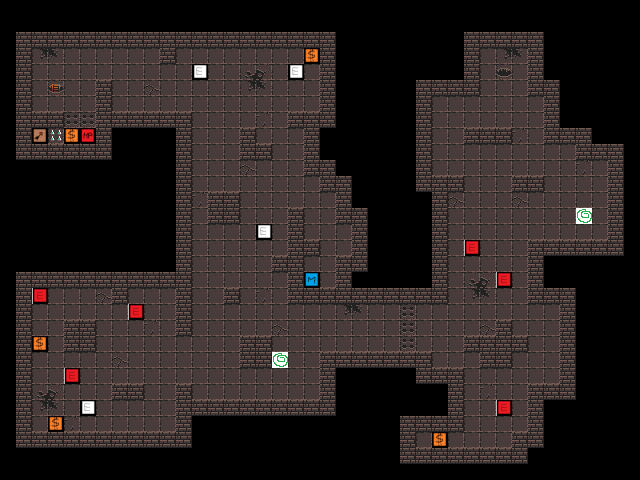

The image is a tile-based game level rendered from a .tmx file. Its description and complete source (layers, tilesets, objects, tile grids) follow:
An orthogonal 40x30 tile map with 16x16 px tiles, 1 tile layer (Warstwa Kafelków 1).

<map version="1.10" tiledversion="1.10.2" orientation="orthogonal" renderorder="right-down" width="40" height="30" tilewidth="16" tileheight="16" infinite="0" nextlayerid="2" nextobjectid="1">
 <editorsettings>
  <export format="csv" />
 </editorsettings>
 <tileset firstgid="1" source="kafelki_dungeon.tsx" />
 <layer id="1" name="Warstwa Kafelków 1" width="40" height="30">
  <data encoding="csv">
0,0,0,0,0,0,0,0,0,0,0,0,0,0,0,0,0,0,0,0,0,0,0,0,0,0,0,0,0,0,0,0,0,0,0,0,0,0,0,0,
0,0,0,0,0,0,0,0,0,0,0,0,0,0,0,0,0,0,0,0,0,0,0,0,0,0,0,0,0,0,0,0,0,0,0,0,0,0,0,0,
0,8,8,8,8,8,8,8,8,8,8,8,8,8,8,8,8,8,8,8,8,0,0,0,0,0,0,0,0,8,8,8,8,8,0,0,0,0,0,0,
0,8,9,10,1,1,1,1,1,1,8,1,1,1,1,1,1,1,1,14,8,0,0,0,0,0,0,0,0,8,1,9,10,8,0,0,0,0,0,0,
0,8,1,1,1,1,1,1,1,1,1,1,17,1,1,4,5,1,17,1,8,0,0,0,0,0,0,0,0,8,1,7,1,8,0,0,0,0,0,0,
0,8,1,6,1,1,8,1,1,2,1,1,1,1,1,9,10,1,1,1,8,0,0,0,0,0,8,8,8,8,1,1,1,8,8,0,0,0,0,0,
0,8,1,1,1,1,8,1,1,1,1,1,1,1,1,1,1,1,1,1,8,0,0,0,0,0,8,1,1,1,1,1,1,1,8,0,0,0,0,0,
0,8,8,8,24,24,8,8,8,8,8,8,1,1,1,1,3,1,8,8,8,0,0,0,0,0,8,1,1,1,1,1,1,1,8,0,0,0,0,0,
0,8,13,25,14,11,8,0,0,0,0,8,1,1,1,8,1,1,1,8,0,0,0,0,0,0,8,1,1,8,8,8,3,1,8,8,8,0,0,0,
0,8,8,8,8,8,8,0,0,0,0,8,1,1,1,8,8,1,1,8,0,0,0,0,0,0,8,1,1,1,1,1,1,1,1,1,8,8,8,0,
0,0,0,0,0,0,0,0,0,0,0,8,1,1,1,2,1,1,1,8,8,0,0,0,0,0,8,1,1,1,1,1,1,1,1,1,3,1,8,0,
0,0,0,0,0,0,0,0,0,0,0,8,1,1,1,1,1,1,1,1,8,8,0,0,0,0,8,8,8,1,1,1,8,8,1,1,1,1,8,0,
0,0,0,0,0,0,0,0,0,0,0,8,3,8,8,1,1,1,1,1,1,8,0,0,0,0,0,8,2,1,1,1,2,1,1,1,1,1,8,0,
0,0,0,0,0,0,0,0,0,0,0,8,1,8,8,1,1,1,8,1,1,8,8,0,0,0,0,8,1,1,1,1,1,1,1,1,30,1,8,0,
0,0,0,0,0,0,0,0,0,0,0,8,1,1,1,1,17,1,8,1,1,1,8,0,0,0,0,8,1,1,1,1,1,1,1,1,1,1,8,0,
0,0,0,0,0,0,0,0,0,0,0,8,1,1,1,1,1,1,8,8,1,1,8,0,0,0,0,8,1,16,1,1,1,8,8,8,8,8,8,0,
0,0,0,0,0,0,0,0,0,0,0,8,1,1,1,1,1,8,8,1,1,8,8,0,0,0,0,8,1,1,1,1,1,8,0,0,0,0,0,0,
0,8,8,8,8,8,8,8,8,8,8,8,1,1,1,1,1,1,8,12,1,8,0,0,0,0,0,8,1,4,5,16,1,8,0,0,0,0,0,0,
0,8,16,1,1,1,2,8,1,1,1,8,1,1,8,1,3,1,8,8,8,8,8,8,8,8,8,8,1,9,10,1,1,8,8,8,0,0,0,0,
0,8,1,1,1,1,1,1,16,1,1,8,1,1,1,1,1,1,1,1,1,9,10,1,1,24,1,1,1,1,1,1,1,1,1,8,0,0,0,0,
0,8,1,1,8,8,1,1,1,3,1,8,1,1,1,1,1,2,1,1,1,1,1,1,1,24,1,1,1,1,2,8,1,1,1,8,0,0,0,0,
0,8,14,1,8,8,1,1,1,1,1,1,1,1,1,8,8,1,1,1,1,1,1,1,1,24,1,1,1,8,8,8,8,1,1,8,0,0,0,0,
0,8,1,1,1,1,1,2,1,1,1,1,1,1,1,8,8,30,1,1,8,8,8,8,8,8,8,1,1,1,8,8,1,1,1,8,0,0,0,0,
0,8,1,1,16,1,1,1,1,1,1,1,1,1,1,1,1,1,1,1,8,0,0,0,0,0,8,8,8,1,1,1,1,1,1,8,0,0,0,0,
0,8,4,5,1,1,1,8,8,1,1,8,1,1,1,1,1,1,1,1,8,0,0,0,0,0,0,0,8,1,3,1,1,8,8,8,0,0,0,0,
0,8,9,10,1,17,1,1,1,1,1,8,8,8,8,8,8,8,8,8,8,0,0,0,0,0,0,0,8,1,1,16,1,8,0,0,0,0,0,0,
0,8,1,14,3,1,1,1,1,1,1,8,0,0,0,0,0,0,0,0,0,0,0,0,0,8,8,8,8,1,1,1,1,8,0,0,0,0,0,0,
0,8,8,8,8,8,8,8,8,8,8,8,0,0,0,0,0,0,0,0,0,0,0,0,0,8,1,14,1,1,1,1,8,8,0,0,0,0,0,0,
0,0,0,0,0,0,0,0,0,0,0,0,0,0,0,0,0,0,0,0,0,0,0,0,0,8,8,8,8,8,8,8,8,0,0,0,0,0,0,0,
0,0,0,0,0,0,0,0,0,0,0,0,0,0,0,0,0,0,0,0,0,0,0,0,0,0,0,0,0,0,0,0,0,0,0,0,0,0,0,0
</data>
 </layer>
</map>
